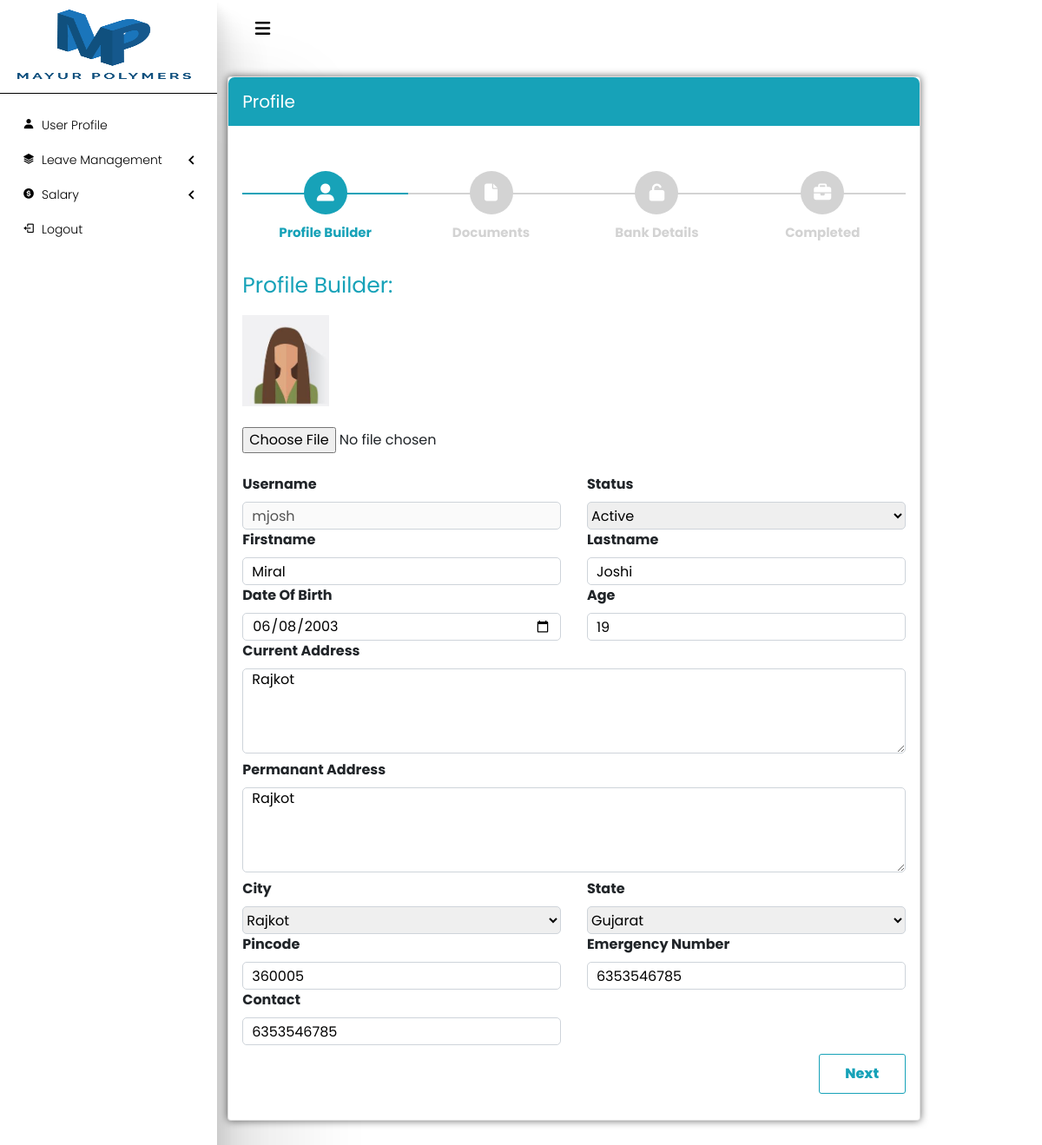
The app's page /core/userprofile.php (signed in) with its own data.
### tables this page shows
CREATE TABLE `userprofile` (
  `uid` int(11) NOT NULL,
  `profile_img` text NOT NULL,
  `username` varchar(15) NOT NULL,
  `firstname` varchar(15) NOT NULL,
  `m_name` varchar(15) NOT NULL,
  `dateofbirth` date NOT NULL,
  `join_date` date NOT NULL,
  `status` varchar(10) NOT NULL,
  `lastname` varchar(15) NOT NULL,
  `age` varchar(11) NOT NULL,
  `curaddress` text NOT NULL,
  `peraddress` text NOT NULL,
  `city` varchar(20) NOT NULL,
  `pincode` varchar(11) NOT NULL,
  `contact` varchar(11) NOT NULL,
  `state` varchar(20) NOT NULL,
  `designation` varchar(20) NOT NULL,
  `emergency_no` varchar(11) NOT NULL
);

### core/userprofile.php (the view, shortened to what this page needs)
<?php
$session_id = $_SESSION['admin_id'];
    $session_user = $_SESSION['user'];
?>
<!DOCTYPE html>
<html lang="en">
<head>
    <link rel="stylesheet" href="../assets/css/userprofile.css">
    <?php include '../core/header.php';?>
</head>
<body>
    <div class="container-fluid">
        <div class="row ">
        <?php include '../core/sidenav.php'; include '../core/functions.php'?>
            <div class="col-9 col9">
                <div class="col-11 col-sm-10 col-md-10 col-lg-6 col-xl-11 text-center mt-3 mb-2 cd">
                    <div class="card">
                        <div class="-div">
                            <p class="card-title">Profile</p>
                        </div>
                        <form method="POST" enctype="multipart/form-data" id="msform" class="px-3" >
                            <?php
                            $query = "select * from userprofile where uid = '$session_id'";
                            $result = mysqli_query($con, $query) or die( mysqli_error($con));
                            while($a=mysqli_fetch_array($result) ){
                            ?>
                            <ul id="progressbar">
                                <li class="active" id="account"><strong>Profile Builder</strong></li>
                                <li id="personal"><strong>Documents</strong></li>
                                <li id="payment"><strong>Bank Details</strong></li>
                                <li id="confirm"><strong>Completed</strong></li>
                            </ul>
                            <fieldset>
                                <div class="form-card">
                                <p class="prof">Profile Builder:</p>
                                <img src="../assets/uploadimage/<?=$session_user?>/<?=$a['profile_img']?>" class="profile-img img-fluid" width="100px" onerror="this.src='../assets/images/dummy.png'"><br><br>
                                <input type="file" name="profile_img" accept="image/*">
                                    <div class="row">
                                        <div class="col-6">
                                            <br>
                                            <label class="fieldlabels">Username</label>
                                            <input type="text" name="username" id="" placeholder="Username" value="<?php echo $a['username']?>"; class="body-input" disabled>
                                            <label class="fieldlabels">Firstname</label>
                                            <input type="text" name="firstname" id="" placeholder="First name" value="<?php echo $a['firstname']?>"; class="body-input">
                                            <label class="fieldlabels">Date Of Birth</label>
                                            <input type="date" name="dateofbirth" id="" placeholder="dd-mm-yy" value="<?php echo $a['dateofbirth']?>"; class="body-input">
                                        </div>
                                        <div class="col-6">
                                            <br>
                                            <label class="fieldlabels">Status</label>
                                            <select name="status" id="">
                                                <?php if($a['status']==''){
                                                ?>
                                                <option value="" hidden>Select Your Current Status</option>
                                                <?php }else{?>
                                                <option value="<?php echo $a['status']?>" hidden><?php echo $a['status']?></option>
                                                <?php }?>
                                            </select>
                                            <label class="fieldlabels">Lastname</label>
                                            <input type="text" name="lastname" id="" placeholder="Last name" value="<?php echo $a['lastname']?>"; class="body-input">
                                            <label class="fieldlabels">Age</label>
                                            <input type="number" name="age" id="" placeholder="Age" value="<?php echo $a['age']?>"; class="body-input">
                                        </div>
                                    </div>
                                    <label class="fieldlabels">Current Address</label>
                                    <textarea name="curaddress" rows="4" class="body-text"><?php echo $a['curaddress']?></textarea>
                                    <label class="fieldlabels">Permanant Address</label>
                                    <textarea name="peraddress" rows="4"  class="body-text"><?php echo $a['peraddress']?></textarea>
                                    <div class="row">
                                        <div class="col-6">
                                            <label class="fieldlabels">City</label>
                                            <select name="city" id="">
                                            <?php if($a['city']==''){
                                            ?>
                                            <option value="" hidden>Select City</option>
                                            <?php }else{?>
                                            <option value="<?php echo $a['city']?>" hidden><?php echo $a['city']?></option>
                                            <?php }?>
                                            </select>
                                            <label class="fieldlabels">Pincode</label>
                                            <input type="number" name="pincode" id="" placeholder="Pincode" value="<?php echo $a['pincode']?>"; class="body-input">
                                            <label class="fieldlabels">Contact</label>
                                            <input type="number " name="contact" id="" placeholder="Contact Number" value="<?php echo $a['contact']?>"; class="body-input">
                                        </div>
                                        <div class="col-6">
                                            <label class="fieldlabels">State</label>
                                            <select name="state" id="">
                                            <?php if($a['state']==''){
                                                ?>
                                                <option value="" hidden>Select State</option>
                                                <?php }else{?>
                                                    <option value="<?php echo $a['state']?>" hidden><?php echo $a['state']?></option>
                                                <?php }?>
                                            </select>
                                            <label class="fieldlabels">Emergency Number</label>
                                            <input type="number" name="emergency_no" id="" placeholder="Emergency Number" value="<?php echo $a['emergency_no']?>"; class="body-input">
                                        </div>
                                    </div>
                                </div>
                                <input type="button" name="next" class="next action-button" value="Next" />
                            </fieldset>
                            <?php
                            }
                            ?>
                        </form>
                    </div>
                </div>
            </div>
        </div>
    </div>
</body>
</html>

### assets/css/userprofile.css (style rules this page uses)
* { margin:0;padding:0 }
html { height:100% }
#msform { text-align:center;position:relative;margin-top:20px }
#msform fieldset { background:white;border:0 none;border-radius:0.5rem;-webkit-box-sizing:border-box;box-sizing:border-box;width:100%;margin:0;padding-bottom:20px;position:relative }
.form-card { text-align:left }
#msform .action-button { width:100px;background:white;font-weight:800;color:#17a2b8;border:1px solid #17a2b8;border-radius:3px;cursor:pointer;padding:10px 5px;margin:10px 0px 10px 5px;float:right }
.card { z-index:0;border:none;position:relative }
.fieldlabels { font-weight:700;display:inline-block;margin-bottom:0.5rem }
#progressbar { margin-bottom:30px;overflow:hidden;color:lightgrey }
#progressbar .active { color:#17a2b8 }
#progressbar li { list-style-type:none;font-size:15px;width:25%;float:left;position:relative;font-weight:400 }
#progressbar #account:before { font-family:FontAwesome;content:"\f406" }
#progressbar #personal:before { font-family:FontAwesome;content:"\f15b" }
#progressbar #payment:before { font-family:FontAwesome;content:"\f13e" }
#progressbar #confirm:before { font-family:FontAwesome;content:"\f0b1" }
#progressbar li:before { width:50px;height:50px;line-height:45px;display:block;font-size:20px;color:#ffffff;background:lightgray;border-radius:50%;margin:0 auto 10px auto;padding:2px }
#progressbar li:after { content:'';width:100%;height:2px;background:lightgray;position:absolute;left:0;top:25px;z-index:-1 }
#progressbar li.active:before,#progressbar li.active:after { background:#17a2b8 }
.card { margin:5.5rem 0;border-radius:7px;z-index:0;width:100%;margin-left:-3.3rem;box-shadow:0 0 10px rgba(0,0,0,0.6);-moz-box-shadow:0 0 10px rgba(0,0,0,0.6);-webkit-box-shadow:0 0 10px rgba(0,0,0,0.6);-o-box-shadow:0 0 10px rgba(0,0,0,0.6) }
.-div { background-color:#17a2b8;margin-bottom:2rem;height:56px;border-top-left-radius:7px;border-top-right-radius:7px }
.card-title { color:white;padding:0 1rem;font-size:20px;text-align:left;margin-top:13px }
input { margin-bottom:1rem }
.body-input { width:100%;border:1px solid #ced4da;border-radius:5px;height:2rem;padding:10px }
.body-text { width:100%;border:1px solid #ced4da;border-radius:5px;padding-left:10px }
select { width:100%;border:1px solid #ced4da;margin-bottom:1rem;height:2rem;border-radius:5px }
.prof { color:#17a2b8;font-weight:400;font-size:25px }
.cd { padding:0 !important }

### assets/css/sidenav.css (style rules this page uses)
* { margin:0;padding:0;-webkit-user-select:none;-moz-user-select:none;-ms-user-select:none;user-select:none;-webkit-box-sizing:border-box;box-sizing:border-box;font-family:'Poppins', sans-serif }

### records on screen
userprofile: profile_img (picture), username "mjosh", firstname "Miral", dateofbirth "06/08/2003", status "Active", lastname "Joshi", age "19", curaddress "Rajkot", peraddress "Rajkot", city "Rajkot", pincode "360005", contact "6353546785", state "Gujarat", emergency_no "6353546785"
